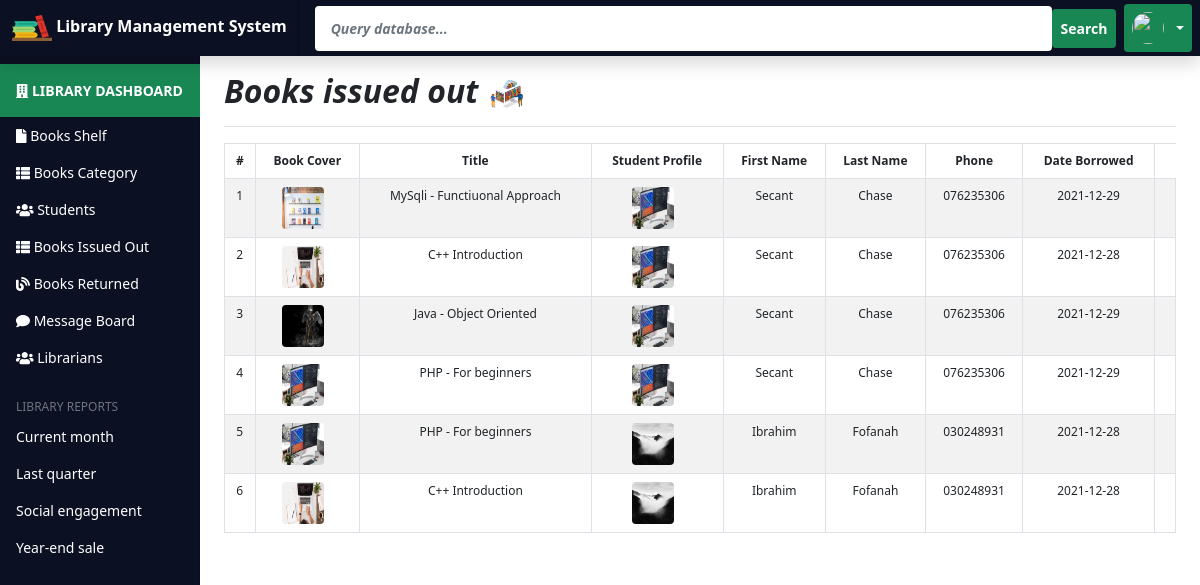
Page /admin/issused-books.php on the committed database.
### tables this page shows
CREATE TABLE IF NOT EXISTS `tblborrowing` (
  `borrowing_ID` int(11) NOT NULL AUTO_INCREMENT,
  `book_ID` int(11) DEFAULT NULL,
  `stud_ID` int(11) DEFAULT NULL,
  `date_borrowed` date DEFAULT NULL,
  PRIMARY KEY (`borrowing_ID`),
  KEY `book_ID` (`book_ID`),
  KEY `stud_ID` (`stud_ID`)
);

CREATE TABLE IF NOT EXISTS `tblbook` (
  `bookid` int(11) NOT NULL AUTO_INCREMENT,
  `bookcover` varchar(255) DEFAULT NULL,
  `booktitle` varchar(50) DEFAULT NULL,
  `bookauthor` varchar(50) DEFAULT NULL,
  `bookcategoryid` int(5) DEFAULT NULL,
  `bookstatusid` int(5) DEFAULT NULL,
  `bookpublisher` varchar(50) DEFAULT NULL,
  `bookdateadded` date DEFAULT NULL,
  PRIMARY KEY (`bookid`),
  KEY `bookcategoryid` (`bookcategoryid`),
  KEY `bookstatusid` (`bookstatusid`)
);

CREATE TABLE IF NOT EXISTS `tblstudent` (
  `stud_ID` int(11) NOT NULL AUTO_INCREMENT,
  `fname` varchar(50) DEFAULT NULL,
  `lname` varchar(50) DEFAULT NULL,
  `gender` varchar(50) DEFAULT NULL,
  `age` varchar(50) DEFAULT NULL,
  `studentid` int(5) DEFAULT NULL,
  `program` varchar(50) DEFAULT NULL,
  `certificatetype` int(11) DEFAULT NULL,
  `phone` varchar(50) DEFAULT NULL,
  `email` varchar(50) DEFAULT NULL,
  `password` varchar(50) DEFAULT NULL,
  `image` varchar(255) DEFAULT NULL,
  PRIMARY KEY (`stud_ID`),
  KEY `certificatetype` (`certificatetype`)
);

### admin/issused-books.php (the view, shortened to what this page needs)
<?php include 'dashboard-sidebar.php';?>
    <main class="col-md-9 ms-sm-auto col-lg-10 px-md-4">
      <div class="d-flex justify-content-between flex-wrap flex-md-nowrap align-items-center pt-3 pb-2 mb-3 border-bottom">
        <h4 class="h2 fst-italic fw-bold">Books issued out
             <img src="../assets/LMS Icons/2.png" width="40" height="32"></h4>
      </div>
      <table class="table table-striped table-bordered table-hover table-responsive" style="font-size:12px" cellspacing="0">
          <thead class="text-center">
            <tr>
              <th>#</th>
              <th>Book Cover</th>
              <th>Title</th>
              <th>Student Profile</th>
              <th>First Name</th>
              <th>Last Name</th>
              <th>Phone</th>
              <th>Date Borrowed</th>
            </tr>
          </thead>
          <tbody class="text-center">
          <?php
             $i = 1;
            include '../includes/config.php';
            $datashowquery = "SELECT * FROM tblborrowing
            JOIN tblbook ON tblbook.bookid = tblborrowing.book_ID
           JOIN tblstudent ON tblstudent.stud_ID = tblborrowing.stud_ID";
            $datashowqueryrun = mysqli_query($conn,  $datashowquery);
            $datashowqueryrowcount = mysqli_num_rows($datashowqueryrun);
            if( $datashowqueryrowcount > 0){
                while($row = mysqli_fetch_assoc($datashowqueryrun)){
            ?>
            <tr>
              <td><?php echo $i++;?></td>
              <td><img src="../<?php echo $row['bookcover'];?>" width="42" height="42" class="rounded me-2"></td>
              <td><?php echo $row['booktitle'];?></td>
              <td><img src="../<?php echo $row['image'];?>" width="42" height="42" class="rounded me-2"></td>
              <td><?php echo $row['fname'];?></td>
              <td><?php echo $row['lname'];?></td>
              <td><?php echo $row['phone'];?></td>
              <td><?php echo $row['date_borrowed'];?></td>
              <td>
              </td>
            </tr>
            <?php
                }
            }?>
          </tbody>
        </table>
      </div>
  </div>
<?php include 'dashboard-footer.php';?>

### rows in the picture
tblborrowing: book_ID.bookcover (picture), book_ID.booktitle "MySqli - Functiuonal Approach", stud_ID.image (picture), stud_ID.fname "Secant", stud_ID.lname "Chase", stud_ID.phone "076235306", date_borrowed "2021-12-29"
tblborrowing: book_ID.bookcover (picture), book_ID.booktitle "C++ Introduction", stud_ID.image (picture), stud_ID.fname "Secant", stud_ID.lname "Chase", stud_ID.phone "076235306", date_borrowed "2021-12-28"
tblborrowing: book_ID.bookcover (picture), book_ID.booktitle "Java - Object Oriented", stud_ID.image (picture), stud_ID.fname "Secant", stud_ID.lname "Chase", stud_ID.phone "076235306", date_borrowed "2021-12-29"
tblborrowing: book_ID.bookcover (picture), book_ID.booktitle "PHP - For beginners", stud_ID.image (picture), stud_ID.fname "Secant", stud_ID.lname "Chase", stud_ID.phone "076235306", date_borrowed "2021-12-29"
tblborrowing: book_ID.bookcover (picture), book_ID.booktitle "PHP - For beginners", stud_ID.image (picture), stud_ID.fname "Ibrahim", stud_ID.lname "Fofanah", stud_ID.phone "030248931", date_borrowed "2021-12-28"
tblborrowing: book_ID.bookcover (picture), book_ID.booktitle "C++ Introduction", stud_ID.image (picture), stud_ID.fname "Ibrahim", stud_ID.lname "Fofanah", stud_ID.phone "030248931", date_borrowed "2021-12-28"
